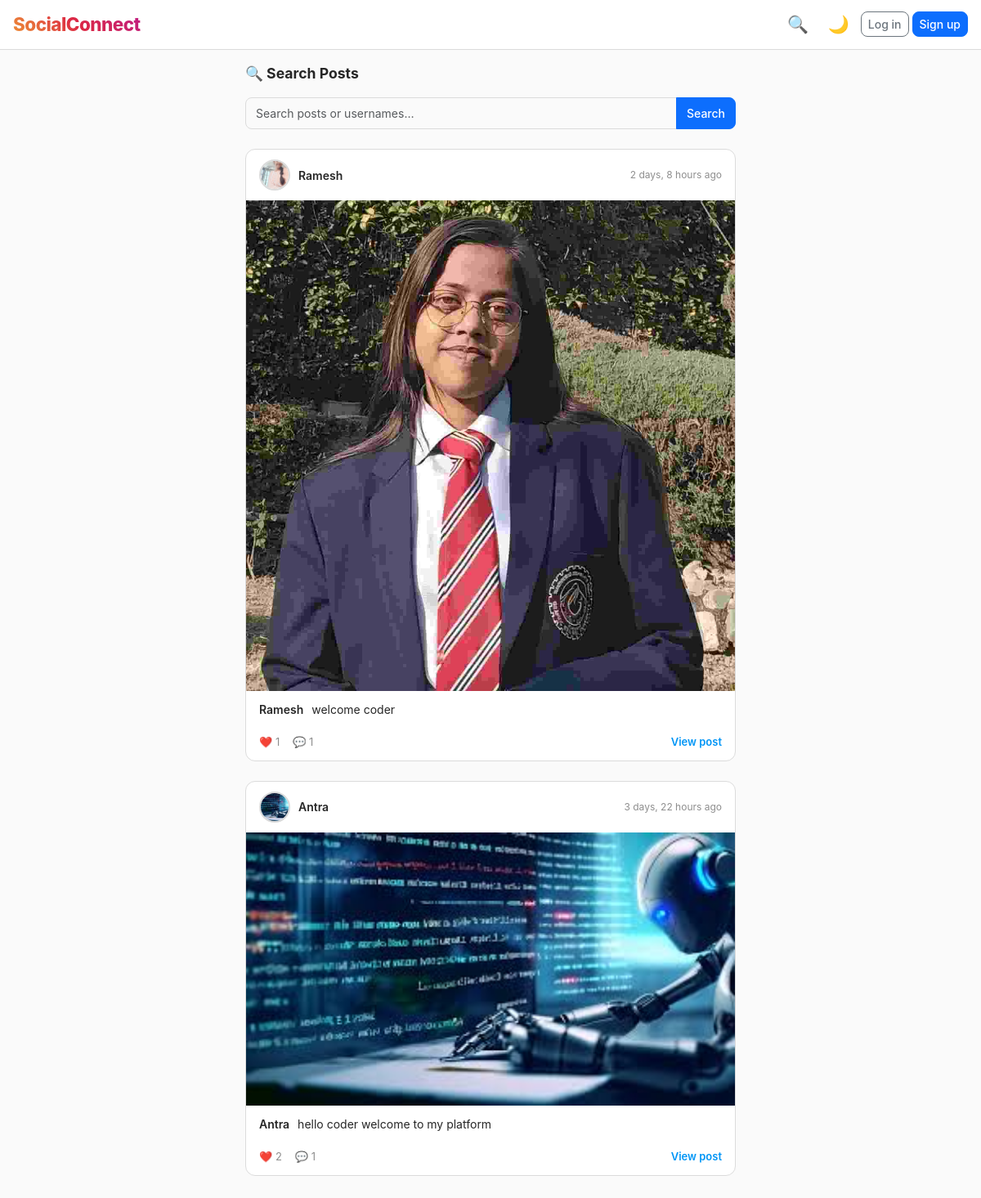
The app's page /search/ with its own data.
### posts/models.py (models this page shows, shortened)
class Post(models.Model):
    author = models.ForeignKey(User, on_delete=models.CASCADE)
    content = models.TextField()
    image = models.ImageField(upload_to="post_images/", blank=True, null=True)
    created_at = models.DateTimeField(auto_now_add=True)
    likes = models.ManyToManyField(
        User,
        related_name="liked_posts",
        blank=True
    )

### profiles/models.py (models this page shows, shortened)
class Profile(models.Model):
    user = models.OneToOneField(
        User,
        on_delete=models.CASCADE
    )
    bio = models.TextField(blank=True)
    profile_picture = models.ImageField(
        upload_to='profile_pics/',
        blank=True,
        null=True
    )
    followers = models.ManyToManyField(
        User,
        related_name='following',
        blank=True
    )

### posts/views.py (the view)
# urls.py: path("search/", views.search_posts, name="search_posts"),
def search_posts(request):
    query = request.GET.get("q")
    posts = Post.objects.all().order_by("-created_at")
    if query:
        posts = Post.objects.filter(
            Q(content__icontains=query) | Q(author__username__icontains=query)
        ).order_by("-created_at")
    return render(request, "posts/search_posts.html", {
        "posts": posts,
        "query": query,
    })

### posts/context_processors.py (called while the page is built)
def notification_count(request):
    if request.user.is_authenticated:
        return {
            "notification_count": request.user.notifications.filter(
                is_read=False
            ).count()
        }
    return {"notification_count": 0}

### posts/templates/posts/search_posts.html (shortened to what this page needs)
{% extends "base.html" %}
{% block content %}
<div style="max-width:600px;margin:0 auto;">
    <div class="page-title">🔍 Search Posts</div>
    <form method="GET" class="mb-4">
        <div class="input-group">
            <input type="text" name="q" value="{{ query|default:'' }}" class="form-control" placeholder="Search posts or usernames…">
            <button class="btn btn-primary">Search</button>
        </div>
    </form>
    {% for post in posts %}
    <div class="post-card">
        <div class="post-header">
            <a href="{% url 'profiles:profile' post.author.username %}">
                {% if post.author.profile.profile_picture %}
                <img src="{{ post.author.profile.profile_picture.url }}" class="post-avatar" alt="">
                {% else %}
                <span class="post-avatar-placeholder">{{ post.author.username|first|upper }}</span>
                {% endif %}
            </a>
            <a href="{% url 'profiles:profile' post.author.username %}" class="post-author-name">{{ post.author.username }}</a>
            <span class="post-time">{{ post.created_at|timesince }} ago</span>
        </div>
        {% if post.image %}
        <div class="post-image-wrap"><img src="{{ post.image.url }}" alt=""></div>
        {% endif %}
        <div class="post-caption" style="padding:12px 16px;">
            <a href="{% url 'profiles:profile' post.author.username %}" class="cap-author">{{ post.author.username }}</a>
            {{ post.content }}
        </div>
        <div style="padding:8px 16px 12px;display:flex;gap:16px;font-size:13px;color:var(--text-muted);">
            <span>❤️ {{ post.likes.count }}</span>
            <span>💬 {{ post.comments.count }}</span>
            <a href="{% url 'posts:post_detail' post.id %}" style="margin-left:auto;color:#0095f6;font-weight:600;text-decoration:none;font-size:13px;">View post</a>
        </div>
    </div>
    {% empty %}
    <div class="text-center text-muted py-4" style="font-size:14px;">
        {% if query %}No posts found for "{{ query }}".{% else %}Enter a keyword to search posts.{% endif %}
    </div>
    {% endfor %}
</div>
{% endblock %}

### socialmedia/static/css/style.css (style rules this page uses)
:root { --primary: #405de6; --gradient: linear-gradient(45deg, #f09433, #e6683c, #dc2743, #cc2366, #bc1888); --bg: #fafafa; --card-bg: #ffffff; --text: #262626; --text-muted: #8e8e8e; --border: #dbdbdb; --shadow: 0 1px 2px rgba(0,0,0,0.08); --radius: 12px; }
* { box-sizing: border-box; margin: 0; padding: 0; }
body { background: var(--bg); color: var(--text); font-family: -apple-system, BlinkMacSystemFont, "Segoe UI", Roboto, sans-serif; font-size: 14px; transition: background 0.3s, color 0.3s; min-height: 100vh; }
.post-card { background: var(--card-bg); border: 1px solid var(--border); border-radius: var(--radius); margin-bottom: 24px; overflow: hidden; }
.post-header { display: flex; align-items: center; padding: 12px 16px; gap: 10px; }
.post-avatar { width: 38px; height: 38px; border-radius: 50%; object-fit: cover; border: 2px solid var(--border); flex-shrink: 0; }
.post-author-name { font-weight: 600; font-size: 14px; color: var(--text); text-decoration: none; }
.post-time { font-size: 12px; color: var(--text-muted); margin-left: auto; }
.post-image-wrap img { width: 100%; max-height: 600px; object-fit: cover; display: block; cursor: pointer; }
.post-caption { padding: 2px 16px 8px; font-size: 14px; line-height: 1.5; }
.post-caption .cap-author { font-weight: 600; margin-right: 6px; color: var(--text); text-decoration: none; }
.form-control, .form-select { border-radius: 8px; border: 1px solid var(--border); background: var(--bg); color: var(--text); font-size: 14px; padding: 8px 12px; width: 100%; }
.btn { border-radius: 8px; font-size: 14px; font-weight: 500; }
.page-title { font-size: 1.1rem; font-weight: 700; margin-bottom: 16px; color: var(--text); }

### records on screen
Post: author.profile.profile_picture (picture), author.username "Ramesh", created_at "2 days, 8 hours", image (picture), content "welcome coder", likes.count "1", comments.count "1"
Post: author.profile.profile_picture (picture), author.username "Antra", created_at "3 days, 22 hours", image (picture), content "hello coder welcome to my platform", likes.count "2", comments.count "1"
